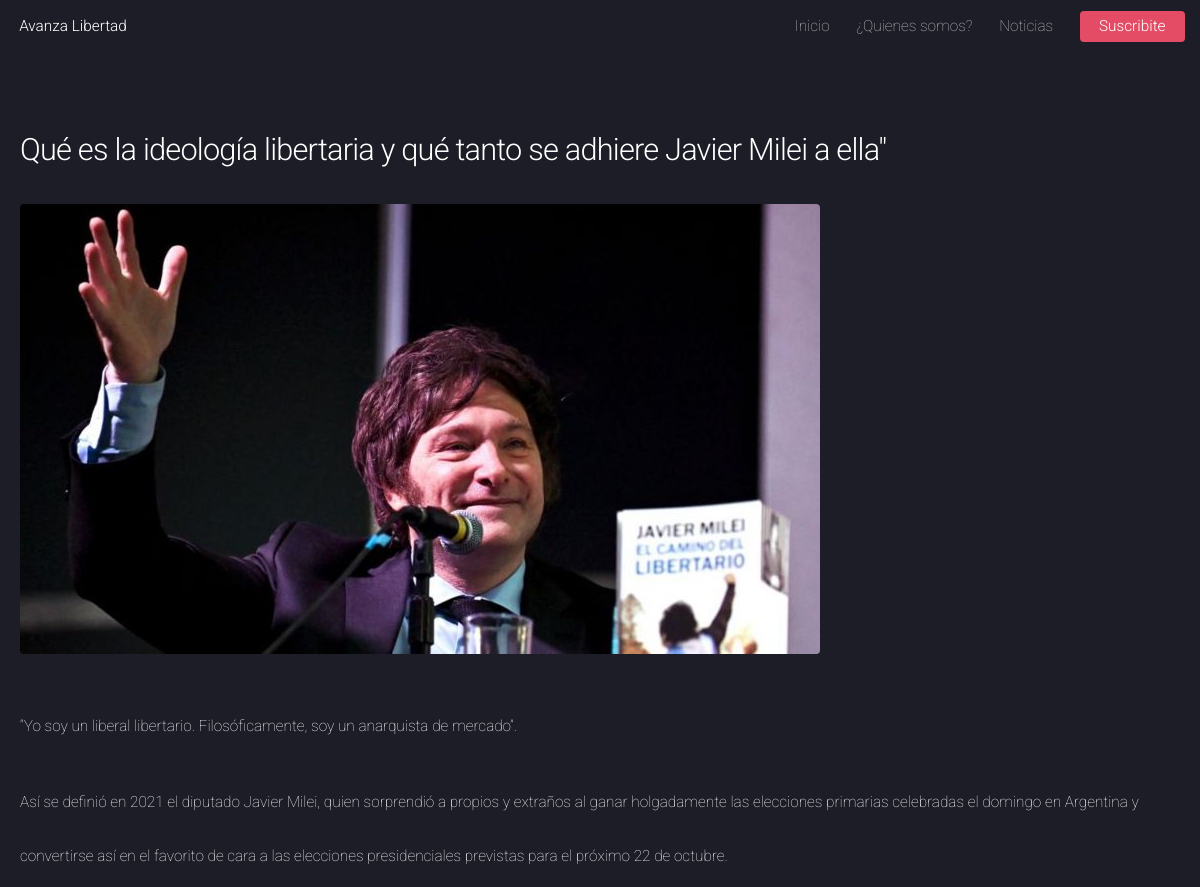
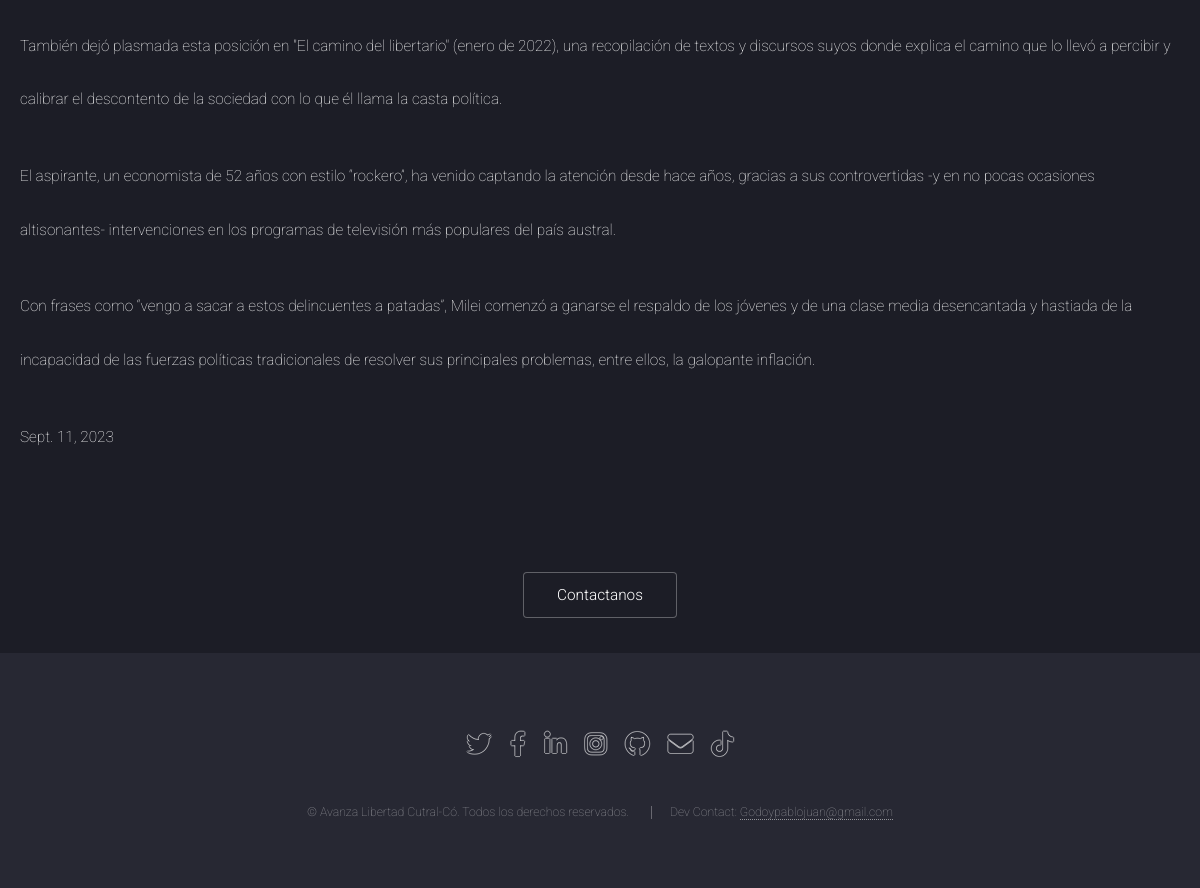
Page /noticia/1/ on the committed database (2 pictures, top to bottom).
### App/models.py (models this page shows, shortened)
class Noticia (models.Model):
    titulo = models.CharField(max_length=100)
    contenido = models.TextField()
    fecha = models.DateField()
    imagen = models.ImageField(upload_to="noticias", null=True)

### App/views/noticias_views.py (the view)
# urls.py: path('noticia/<int:pk>/', NoticiaDetailView.as_view(), name='noticia_detail'),
class NoticiaDetailView(DetailView):
    model = Noticia
    template_name = 'Noticias/noticia_detail.html'

### App/Template/Noticias/noticia_detail.html
{% extends 'layout.html' %}
{% load static %}
{% block content %}
<div style="background-color: #1c1d26; padding: 20px; color: #ffffff;">
    <br><br>
    <h2>{{ object.titulo }}</h2>
    {% if object.imagen %}
    <img src="{{ object.imagen.url }}" alt="{{ object.titulo }}" style="max-width: 100%; border-radius: 4px;">
    {% endif %}
    <p>{{ object.contenido|linebreaks }}</p>
    <p>{{ object.fecha }}</p>
</div>
{% endblock %}

### App/Template/Static/css/main.css (style rules this page uses)
html, body, div, span, applet, object, iframe, h1, h2, h3, h4, h5, h6, p, blockquote, pre, a, abbr, acronym, address, big, cite, code, del, dfn, em, img, ins, kbd, q, s, samp, small, strike, strong, sub, sup, tt, var, b, u, i, center, dl, dt, dd, ol, ul, li, fieldset, form, label, legend, table, caption, tbody, tfoot, thead, tr, th, td, article, aside, canvas, details, embed, figure, figcaption, footer, header, hgroup, menu, nav, output, ruby, section, summary, time, mark, audio, video { margin: 0; padding: 0; border: 0; font-size: 100%; font: inherit; vertical-align: baseline; }
body { line-height: 1; }
body { -webkit-text-size-adjust: none; }
html { box-sizing: border-box; }
*, *:before, *:after { box-sizing: inherit; }
html, body { background: #1c1d26; }
body, input, select, textarea { color: rgba(255, 255, 255, 0.75); font-family: "Roboto", Helvetica, sans-serif; font-size: 15pt; font-weight: 100; line-height: 1.75em; }
p { margin: 0 0 2em 0; }
h1, h2, h3, h4, h5, h6 { color: #ffffff; font-weight: 300; line-height: 1em; margin: 0 0 1em 0; }
h2 { font-size: 2em; line-height: 1.5em; letter-spacing: -0.025em; }
body.landing { text-decoration: none; }
body.landing:before { -moz-osx-font-smoothing: grayscale; -webkit-font-smoothing: antialiased; display: inline-block; font-style: normal; font-variant: normal; text-rendering: auto; line-height: 1; text-transform: none !important; font-family: "Font Awesome 5 Free"; font-weight: 900; }
body.landing:before { -moz-animation: spinner-show 1.5s 1 0.25s ease forwards, spinner-hide 0.25s ease-in-out forwards !important; -webkit-animation: spinner-show 1.5s 1 0.25s ease forwards, spinner-hide 0.25s ease-in-out forwards !important; -ms-animation: spinner-show 1.5s 1 0.25s ease forwards, spinner-hide 0.25s ease-in-out forwards !important; animation: spinner-show 1.5s 1 0.25s ease forwards, spinner-hide 0.25s ease-in-out forwards !important; -moz-transform-origin: 50% 50%; -webkit-transform-origin: 50% 50%; -ms-transform-origin: 50% 50%; transform-origin: 50% 50%; color: rgba(255, 255, 255, 0.15); content: "\f1ce"; cursor: default; display: block; font-size: 2em; height: 2em; left: 50%; line-height: 2em; margin: -1em 0 0 -1em; opacity: 0; position: fixed; text-align: center; top: 50%; width: 2em; z-index: -1; }
body.landing:after { -moz-animation: overlay-hide 1.5s ease-in forwards !important; -webkit-animation: overlay-hide 1.5s ease-in forwards !important; -ms-animation: overlay-hide 1.5s ease-in forwards !important; animation: overlay-hide 1.5s ease-in forwards !important; background: #1c1d26; content: ""; display: block; height: 100%; left: 0; opacity: 0; position: fixed; top: 0; width: 100%; z-index: -1; }
header p { color: #ffffff; position: relative; margin: 0 0 1.5em 0; }
@media screen and (max-width: 1680px) { body, input, select, textarea { font-size: 13pt; } }
@media screen and (max-width: 1280px) { body, input, select, textarea { font-size: 11.5pt; } }

### rows in the picture
Noticia: titulo "Qué es la ideología libertaria y qué tanto se adhiere Javier Milei a ella\"", imagen (picture), contenido "“Yo soy un liberal libertario. Filosóficamente, soy un anarquista de mercado”. Así se definió en 2021 el diputado Javier Milei, quien sorprendió a propios y extraños al ganar holgadamente las elecciones primarias celebradas el domingo en Argentina y convertirse así en el favorito de cara a las elecciones presidenciales previstas para el próximo 22 de octubre. También dejó plasmada esta posición en \"El camino del libertario\" (enero de 2022), una recopilación de textos y discursos suyos donde explica el camino que lo llevó a percibir y calibrar el descontento de la sociedad con lo que él llama la casta política. El aspirante, un economista de 52 años con estilo “rockero”, ha venido captando…", fecha "Sept. 11, 2023"
